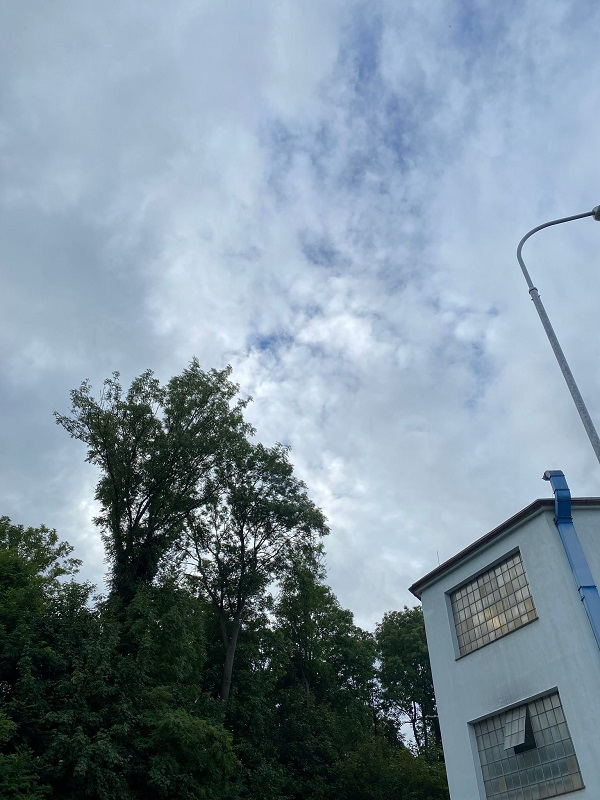
#> input picture image1.jpeg, 600 x 800 px
$ python grunge_temp.py
#> lines starting #> are read from the running program, lines starting #| are printed output that depends on the picture; after the words box and inside, x2 and y2 are one past the last pixel; in counts of white or black regions, pixels touching at a corner belong together
import cv2
import numpy as np

img1 = cv2.imread('image1.jpeg')
#> img1 is the input picture: shape (800, 600, 3); mean B, G, R 155.6, 142.5, 124.5
overlay_img1 = np.ones(img1.shape,np.uint8)*255

img2 = cv2.imread('image1.jpeg')
rows,cols,channels = img2.shape
#> rows = 800; cols = 600; channels = 3
overlay_img1[550:rows, 0:cols ] = img2[550:rows, 0:cols+250 ]
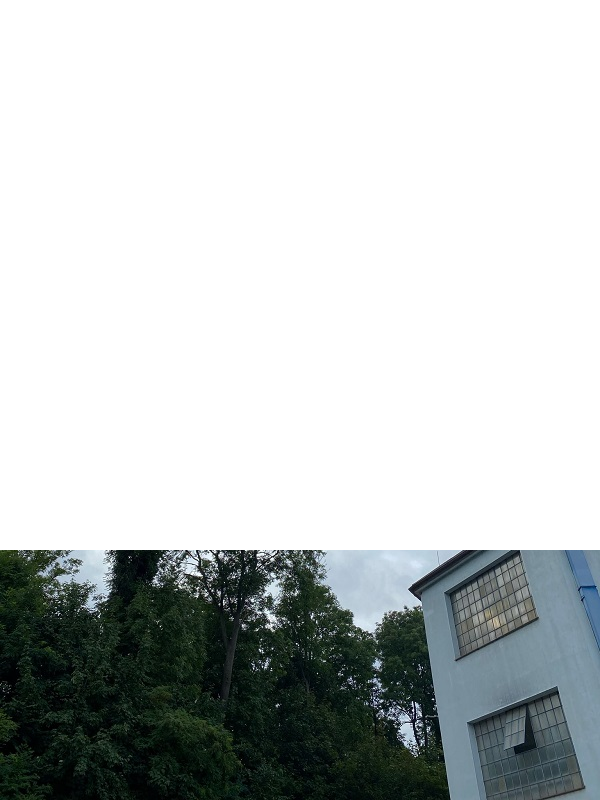
#> overlay_img1: shape (800, 600, 3); mean B, G, R 196.7, 197.1, 192.8

img2gray = cv2.cvtColor(overlay_img1,cv2.COLOR_BGR2GRAY)
ret, mask = cv2.threshold(img2gray,220,55,cv2.THRESH_BINARY_INV)
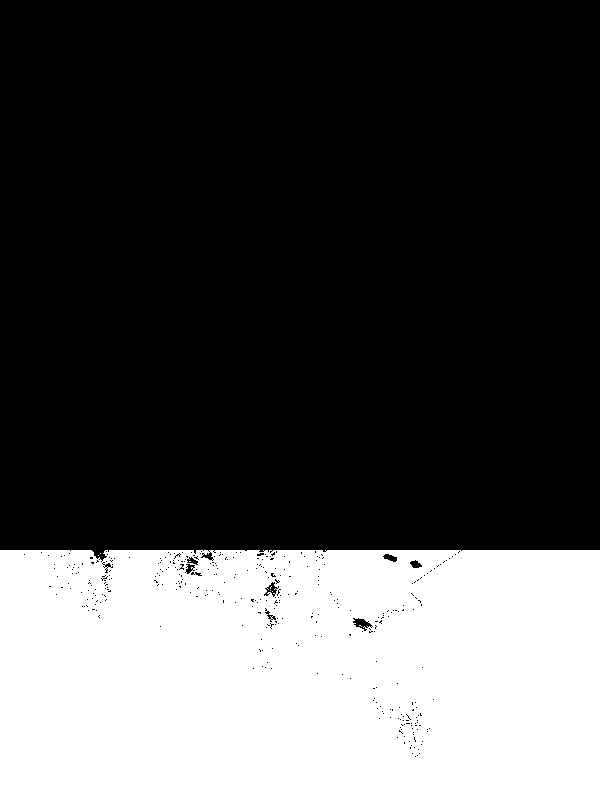
#> mask: shape (800, 600); values 0 (black) and 55 (white), 31% white; 8 white regions (7 under 20 px), largest, box (x1, y1, x2, y2) and area: (0, 550, 600, 800) 148630
mask_inv = cv2.bitwise_not(mask)
temp1 = cv2.bitwise_and(img1,img1,mask = mask_inv)
temp2 = cv2.bitwise_and(overlay_img1,overlay_img1, mask = mask)
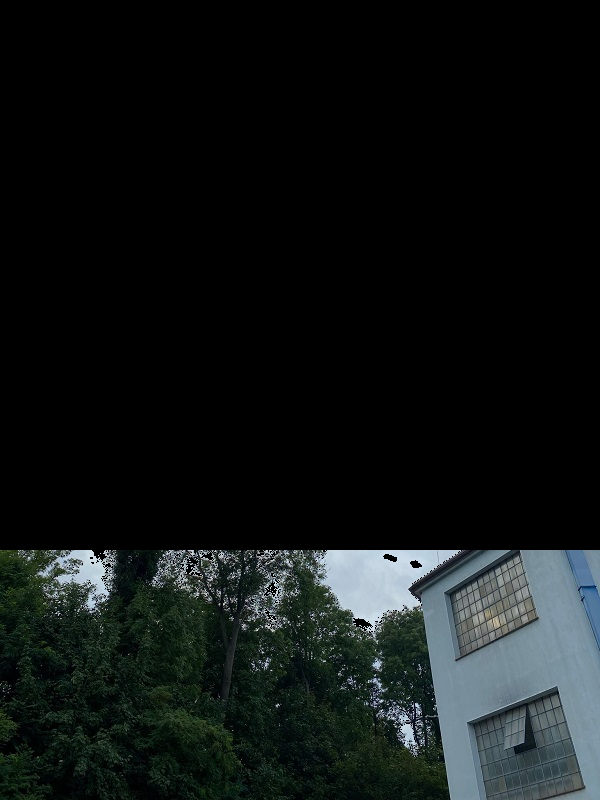
#> temp2: shape (800, 600, 3); mean B, G, R 20.7, 21.1, 16.8

result = cv2.add(temp1,temp2)
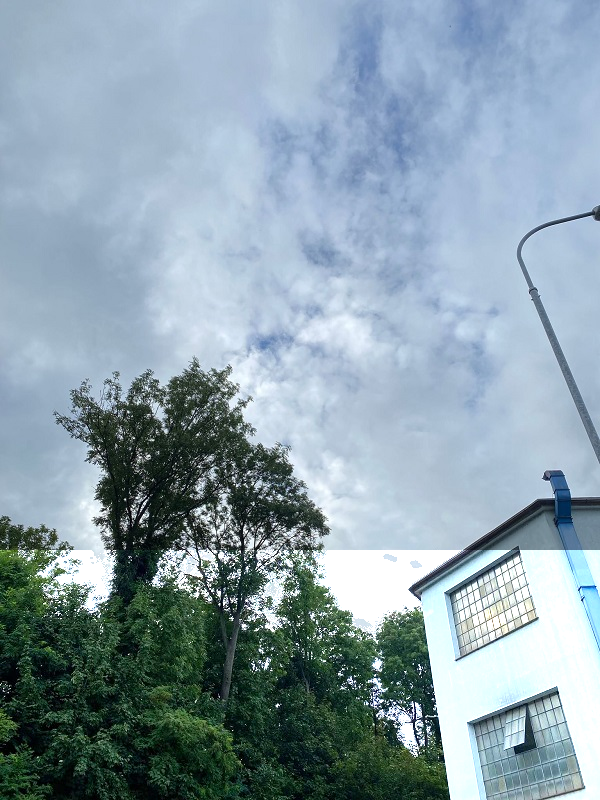
#> result: shape (800, 600, 3); mean B, G, R 169.9, 158.8, 138.7
cv2.imshow("Result",result)
cv2.waitKey(0)
cv2.destroyAllWindows()
